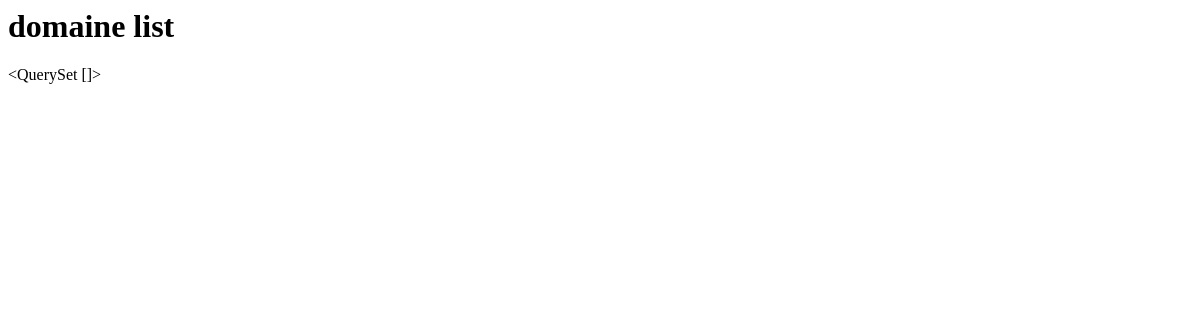
Before: /petition/all with the older database file.
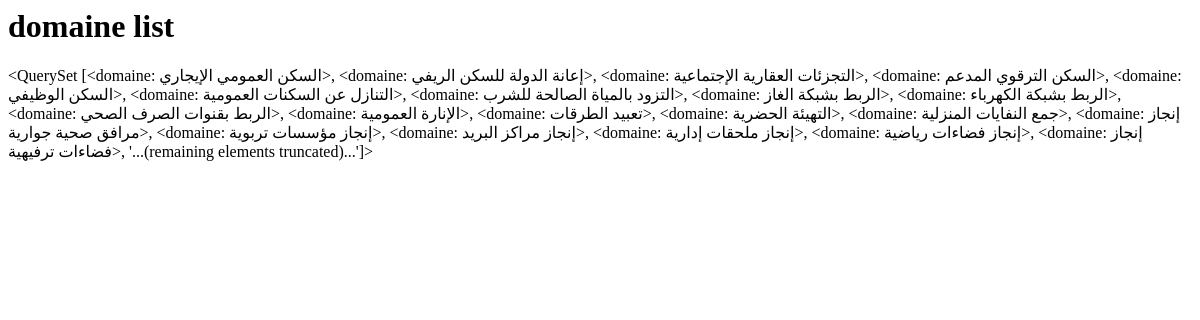
After: the same page with the newer database file.
### petition/models.py (models this page shows)
class  domaine (models.Model):
    num_dom = models.IntegerField()
    domaine_ar = models.CharField( max_length=150)
    domaine_fr = models.CharField(max_length=150)
    def __str__(self):
        return self.domaine_fr

### petition/views.py (the view)
# urls.py: path('all',views.dom_list),
def dom_list(request):
    dom_list = domaine.objects.all()
    context = {'domaines': dom_list}
    return render(request,'petition/domaine_list.html',context)

### petition/templates/petition/domaine_list.html
<h1>  domaine list</h1>
{{domaines}}

Changed rows visible on the page:
added domaine: domaine_fr.domaine_fr "<QuerySet [<domaine: السكن العمومي الإيجاري>, <domaine: إعانة الدولة للسكن الريفي>, <domaine: التجزئات العقارية الإجتماعية>, <domaine: السكن الترقوي المدعم>, <domaine: السكن الوظيفي>, <domaine: التنازل عن السكنات العمومية>, <domaine: التزود بالمياة الصالحة للشرب>, <domaine: الربط بشبكة الغاز>, <domaine: الربط بشبكة الكهرباء>, <domaine: الربط بقنوات الصرف الصحي>, <domaine: الإنارة العمومية>, <domaine: تعبيد الطرقات>, <domaine: التهيئة الحضرية>, <domaine: جمع النفايات المنزلية>, <domaine: إنجاز مرافق صحية جوارية>, <domaine: إنجاز مؤسسات تربوية>, <domaine: إنجاز مراكز البريد>, <domaine: إنجاز ملحقات إدارية>, <domaine: إنجاز فضاءات رياضية>, <domaine: إنجاز فضاءات ترفيهية>, '...(remaining…"
Other visible differences:
{{ domaines }}: "<QuerySet []>" → (not shown)
